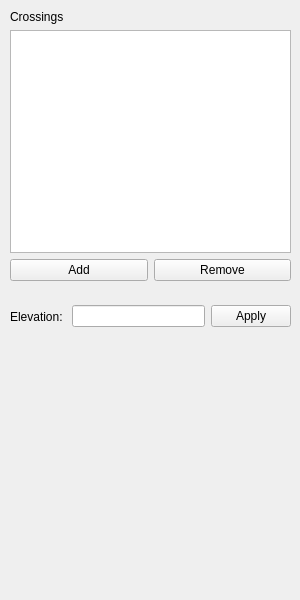
<?xml version="1.0" encoding="UTF-8"?>
<ui version="4.0">
 <class>roomPropertyWidget</class>
 <widget class="QWidget" name="roomPropertyWidget">
  <property name="geometry">
   <rect>
    <x>0</x>
    <y>0</y>
    <width>300</width>
    <height>600</height>
   </rect>
  </property>
  <property name="sizePolicy">
   <sizepolicy hsizetype="Minimum" vsizetype="Minimum">
    <horstretch>0</horstretch>
    <verstretch>0</verstretch>
   </sizepolicy>
  </property>
  <property name="minimumSize">
   <size>
    <width>300</width>
    <height>600</height>
   </size>
  </property>
  <property name="windowTitle">
   <string>Property</string>
  </property>
  <widget class="QWidget" name="">
   <property name="geometry">
    <rect>
     <x>10</x>
     <y>10</y>
     <width>281</width>
     <height>271</height>
    </rect>
   </property>
   <layout class="QVBoxLayout" name="verticalLayout">
    <item>
     <widget class="QLabel" name="label">
      <property name="text">
       <string>Crossings</string>
      </property>
     </widget>
    </item>
    <item>
     <widget class="QListWidget" name="listWidget"/>
    </item>
    <item>
     <layout class="QHBoxLayout" name="horizontalLayout">
      <item>
       <widget class="QPushButton" name="pushButton">
        <property name="text">
         <string>Add</string>
        </property>
       </widget>
      </item>
      <item>
       <widget class="QPushButton" name="pushButton_2">
        <property name="text">
         <string>Remove</string>
        </property>
       </widget>
      </item>
     </layout>
    </item>
   </layout>
  </widget>
  <widget class="QWidget" name="">
   <property name="geometry">
    <rect>
     <x>10</x>
     <y>300</y>
     <width>281</width>
     <height>33</height>
    </rect>
   </property>
   <layout class="QHBoxLayout" name="horizontalLayout_2">
    <item>
     <widget class="QLabel" name="label_2">
      <property name="text">
       <string>Elevation: </string>
      </property>
     </widget>
    </item>
    <item>
     <widget class="QLineEdit" name="lineEdit"/>
    </item>
    <item>
     <widget class="QPushButton" name="pushButton_3">
      <property name="text">
       <string>Apply</string>
      </property>
     </widget>
    </item>
   </layout>
  </widget>
 </widget>
 <resources/>
 <connections/>
</ui>
